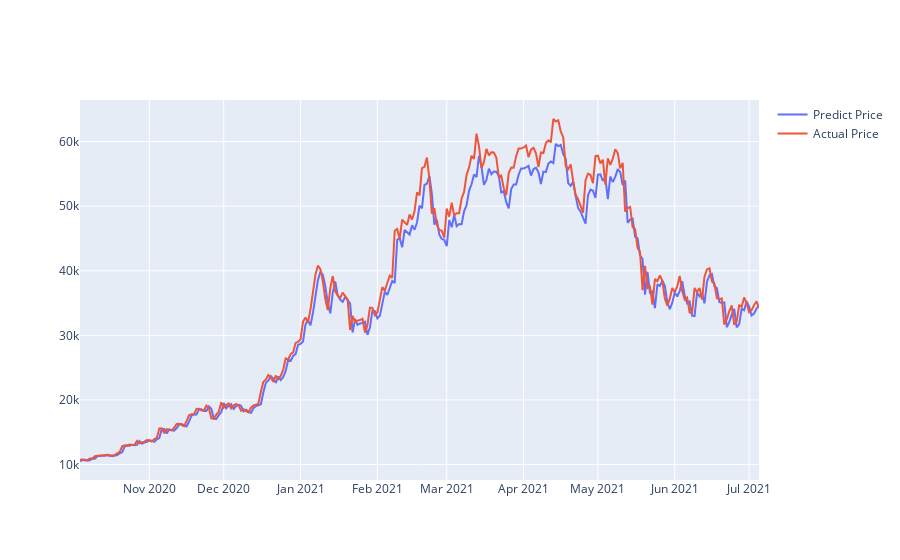

The notebook cell saved with this chart:
### Code cell
actual_chart = go.Scatter(x=predictDates, y=testY_reshape, name= 'Actual Price')
predict_chart = go.Scatter(x=predictDates, y=yhat_reshape, name= 'Predict Price')
py.iplot([predict_chart, actual_chart])
# pyplot.show()

### Figure 1 — Plotly figure (JSON) as saved in the notebook; plotly's stock layout.template omitted (floating-point values rounded to 4 significant figures; data arrays with more than 128 entries replaced by an {"elided": "..."} marker saying what was removed)
{"data": [{"y": {"elided": "275 float values"}, "x": {"elided": "275 str values"}, "type": "scatter", "name": "Predict Price"}, {"y": {"elided": "275 float values"}, "x": {"elided": "275 str values"}, "type": "scatter", "name": "Actual Price"}], "layout": {}}
